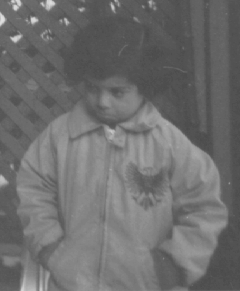
%> input picture Examples/images/imdata/pout.tif, 240 x 291 px
$ octave --eval "result = imdiffuseest(imread('../imdata/pout.tif'));"   (GNU Octave 9; MATLAB toolbox functions it lacks are replaced by stand-ins)
%> lines starting %> are read from the running program, lines starting %| are printed output that depends on the picture
### Examples/images/images/im2single.m
function s = im2single(img, varargin) %#codegen
%IM2SINGLE Convert image to single precision.
%   IM2SINGLE takes an image as input, and returns an image of class
%   single.  If the input image is of class single, the output image is
%   identical to it.  If the input image is not single, IM2SINGLE returns
%   the equivalent image of class single, rescaling or offsetting the data
%   as necessary.
%
%   I2 = IM2SINGLE(I1) converts the intensity image I1 to single precision,
%   rescaling the data if necessary.
%
%   RGB2 = IM2SINGLE(RGB1) converts the truecolor image RGB1 to
%   single precision, rescaling the data if necessary.
%
%   I = IM2SINGLE(BW) converts the binary image BW to a single-
%   precision intensity image.
%
%   X2 = IM2SINGLE(X1,'indexed') converts the indexed image X1 to
%   single precision, offsetting the data if necessary.
%
%   Class Support
%   -------------
%   Intensity and truecolor images can be uint8, uint16, double, logical,
%   single, or int16. Indexed images can be uint8, uint16, double or
%   logical. Binary input images must be logical. The output image is single.
%
%   Example
%   -------
%       I1 = reshape(uint8(linspace(1,255,25)),[5 5])
%       I2 = im2single(I1)
%
%   See also IM2DOUBLE, IM2INT16, IM2UINT8, IM2UINT16, SINGLE.

%   Copyright 1993-2015 The MathWorks, Inc.

narginchk(1,2);
validateattributes(img, {'double','logical','uint8','uint16','int16','single'}, ...
    {'nonsparse'}, mfilename,'Image',1); %#ok<*EMCA>

if nargin == 2
    validatestring(varargin{1}, {'indexed'}, mfilename, 'type', 2);
end

if isa(img, 'single')
    s = img;

elseif isa(img, 'logical') || isa(img, 'double')
    s = single(img);

elseif isa(img, 'uint8')
    if nargin==1
        s = single(img) / 255;
    else
        s = single(img)+1;
    end

elseif isa(img, 'uint16')
    if nargin==1
        s = single(img) / 65535;
    else
        s = single(img)+1;
    end

else %int16
    if nargin == 1
        s = (single(img) + 32768) / 65535;
    else
        coder.internal.errorIf(true,'images:im2single:invalidIndexedImage');
    end
end

### Examples/images/images/imdiffuseest.m
function [gradientThreshold, numberOfIterations] = imdiffuseest(I, varargin)
% IMDIFFUSEEST Estimate parameters for imdiffusefilt.
%   [gradientThreshold, numberOfIterations] = imdiffuseest(A) estimates the
%   parameters required to filter the grayscale image A using anisotropic
%   diffusion
%
%   [gradientThreshold, numberOfIterations] = imdiffuseest(___, PARAM, VAL)
%   changes the behavior of the anisotropic diffusion algorithm using the
%   following name-value pairs:
%
%     'Connectivity'            The number of neighborhood differences
%                               considered for the diffusion process.
%                               The value of connectivity must be 'maximal'
%                               (default) or 'minimal'. The 'maximal' and
%                               'minimal' connectivity considers 8 and 4
%                               nearest neighbor differences respectively.
%
%     'ConductionMethod'        The method used for diffusion, which may be
%                               'exponential' (default) or 'quadratic'.
%                               Exponential diffusion favors high contrast
%                               edges over low contrast ones. Quadratic
%                               diffusion favors wide regions over smaller
%                               ones.
%
%   Class Support
%   -------------
%   The input array A must be one of the following classes: uint8, uint16,
%   int16, single or double. It must be real and non-sparse. The output
%   gradientThreshold is a vector of the same type as A and
%   numberOfIterations is a double scalar.
%
%   Note
%   ----
%   Input image A of class single or double are assumed to take values
%   in [0 1].
%
%   Example
%   ---------
%   % Perform edge-aware noise reduction with estimated parameters
%
%   % Import a grayscale image
%   I = imread('pout.tif');
%
%   % Add Gaussian noise with zero mean and 0.001 variance
%   noisyImage = imnoise(I, 'gaussian', 0, 0.001);
%
%   % Estimate parameters for anisotropic diffusion
%   [gradThresh, numIter] = imdiffuseest(noisyImage);
%
%   % Apply anisotropic diffusion filter
%   diffusedImage = imdiffusefilt(noisyImage, 'GradientThreshold', ...
%    gradThresh, 'NumberOfIterations', numIter);
%
%   % Display the noisy image and filtered image side-by-side
%   figure, montage({noisyImage, diffusedImage});
%
%
%   References
%   ---------
%   [1] P. Perona and J. Malik., Scale-Space and Edge Detection Using
%       Anisotropic Diffusion, IEEE Trans. Pattern Anal. Mach. Intell.
%       12, 7 (July 1990), 629-639
%   [2] Chourmouzios Tsiotsios and Maria Petrou. On the choice of the
%       parameters for anisotropic diffusion in image processing, Pattern
%       Recogn. 46, 5 (May 2013), 1369-1381.
%
%   See also imdiffusefilt.

%   Copyright 2017 The MathWorks, Inc.
[I, connectivity, conductionMethod] = parseInputs(I, varargin{:});
%> I is the input picture: size 291x240 uint8; min 74, max 224, mean 110.3
%> connectivity = 'maximal'; conductionMethod = 'exponential'
OriginalClass = class(I);
%> OriginalClass = 'uint8'
if isfloat(I)
    % The algorithm assumes the input image is in [0,1]
    I = min(1, max(0, I));
else
    % convert to single if image is not float type
    I = im2single(I);
end
N = checkHomogeneity(I);
% [5 lines not run here, left out]
% [40 lines left out: function anisoest2d, not called in this run]

%%
% [31 lines left out: function findEdgeIndices, not called in this run]

%%
% [62 lines left out: functions findInterPixels, estimateNoise, not called in this run]

%%
% [11 lines left out: function computegradientThreshold, not called in this run]
%%
function N = checkHomogeneity(I)
im = I(4:end-3, 4:end-3);
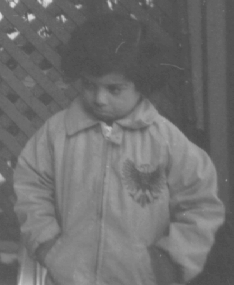
%> im: size 285x234 single; min 0.29, max 0.867, mean 0.434
meanIm = mean(im(:));
%> meanIm = 0.434
meansubtractIm = abs(im-meanIm);
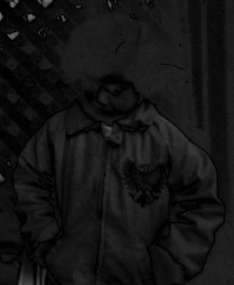
%> meansubtractIm: size 285x234 single; min 0.00276, max 0.433, mean 0.0791
meanIm1 = mean(meansubtractIm(:));
%> meanIm1 = 0.0791
%> (the run ends here)

$ run again, on Examples/images/imdata/AT3_1m4_01.tif
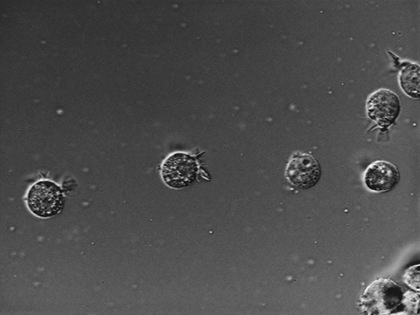
%> input picture Examples/images/imdata/AT3_1m4_01.tif, 420 x 315 px, shrunk from 640 x 480 before the run
%> in imdiffuseest, I is the input picture: size 315x420 uint8; min 9, max 255, mean 76.6
%> connectivity = 'maximal'; conductionMethod = 'exponential'
%> in checkHomogeneity, `im = I(4:end-3, 4:end-3);`:
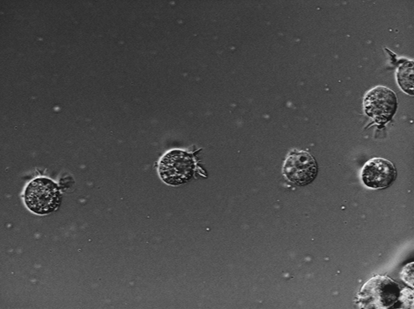
%> im: size 309x414 single; min 0.0353, max 0.988, mean 0.3
%> meanIm = 0.3
%> in checkHomogeneity, `meansubtractIm = abs(im-meanIm);`:
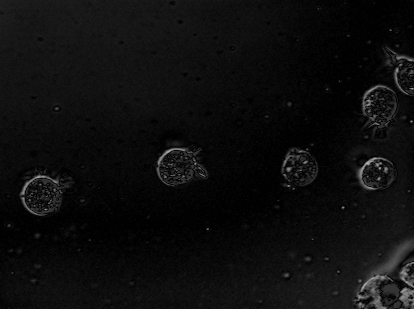
%> meansubtractIm: size 309x414 single; min 0.00172, max 0.688, mean 0.0548
%> meanIm1 = 0.0548
